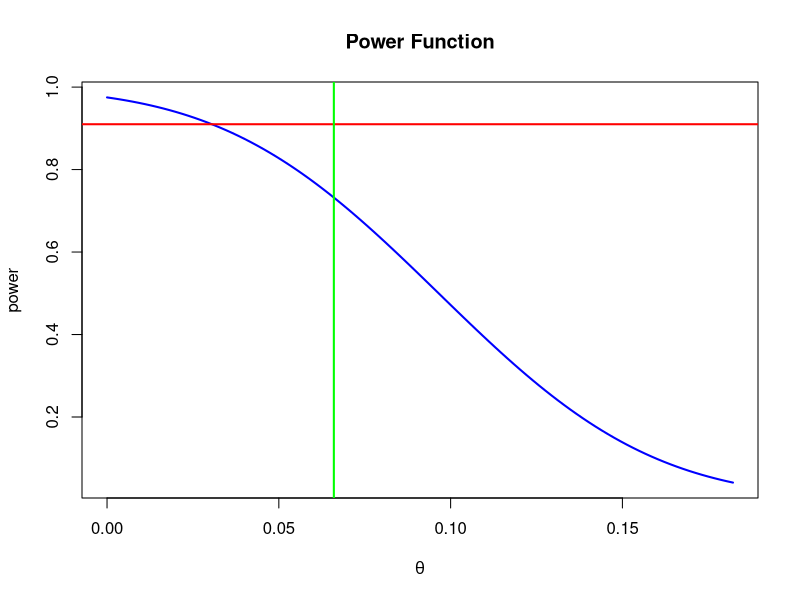

This figure's R source:
dist_sampleSize <- function(alpha = .05, pow = .8, theta, theta0 = 0 , var){
  z.alpha <- qnorm(1-alpha/2) #two sided
  z.beta <- qnorm(pow) 
  
  #sample size
  n <- ((z.alpha + z.beta)/(theta-theta0))^2 *var
  
  #standard error
  se <- sqrt(var/n)
  
  #critical value
  if (theta - theta0 < 0)
    cv <- theta0 + qnorm(1-alpha/2)*se
  else if (theta - theta0 > 0)
    cv <- theta0 + qnorm(1-alpha/2)*se #***question
  
  #95% CI at the critical value
  upper <- cv + qnorm(.975)*se
  lower <- cv + qnorm(.025)*se
  
  cat(" sample size:", n, "critical value:", cv, 
      "95CI:", lower, "to", upper)
  
  #power curve
  sigma <- sqrt(var)
  
  # plot() x theta 
  
  ## Plot The Power Function, gamma(theta), theta <= theta0
  curve(1-pnorm(sqrt(n)*(x - theta0)/sigma - z.alpha), 
        from=theta0,                   # Left endpoint of the domain
        to=theta0+3.7*sigma/sqrt(n),   # Right endopint of the domain
        col="blue",                    # Try different colors
        main="Power Function",         # The Main Title
        xlab=expression(theta),        # Label the horizontal axis
        ylab='power', # Label the vertical axis
        lwd=2)                      
  
  abline(h=pow,       # Plot a horizontal line
         col="red",   # Choose the color
         lwd=2)       # Choose the line width.
  
  abline(v= (z.alpha+z.beta)*se - cv,  # Plot a vertical line
         col="green",                              # Choose the color
         lwd=2)                                    # Choose the line width
  
}

dist_sampleSize(.05,.91,log(.85),0,4)

